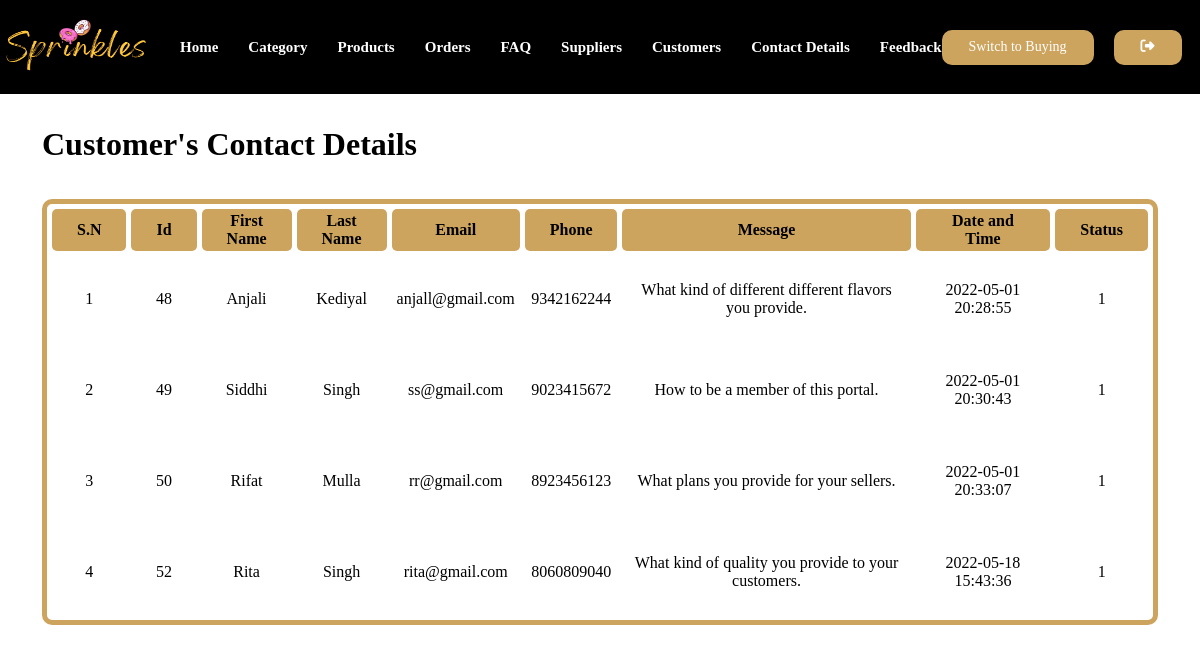
Screenshot of /admin/contact-details.php (signed in) with the database file from the repository.
### tables this page shows
CREATE TABLE `contact_us` (
  `id` int(11) NOT NULL,
  `first_name` varchar(50) NOT NULL,
  `last_name` varchar(50) NOT NULL,
  `email` varchar(200) NOT NULL,
  `phone` varchar(11) NOT NULL,
  `message` text NOT NULL,
  `datetime` datetime NOT NULL DEFAULT current_timestamp(),
  `status` int(11) NOT NULL DEFAULT 1
);

### admin/contact-details.php (the view)
<?php include('partials/menuu.php');?>
<div class="main-content">
    <div class="wrapper">
        <h1>Customer's Contact Details</h1><br><br>
    <table  cellspacing="5px" >
        <thead>
        <tr>
            <th>S.N</th>
            <th>Id</th>
            <th>First <br> Name</th>
            <th>Last <br> Name</th>
            <th>Email</th>
            <th>Phone</th>
            <th>Message</th>
            <th>Date and Time</th>
            <th>Status</th>
        </tr>
        </thead>
            <?php
                $sql = "SELECT * FROM contact_us";
                $res = mysqli_query($conn,$sql);
                $count = mysqli_num_rows($res);
                $sn = 1;
                if($count>0)
                {
                    while($row=mysqli_fetch_assoc($res))
                    {
                        $id = $row['id'];
                        $first_name = $row['first_name'];
                        $last_name = $row['last_name'];
                        $email = $row['email'];
                        $phone = $row['phone'];
                        $message = $row['message'];
                        $datetime = $row['datetime'];
                        $status = $row['status']
                        ?>
                    <tr>
                        <td><?php echo $sn++; ?></td>
                        <td><?php echo $id; ?></td>
                        <td><?php echo $first_name; ?></td>
                        <td><?php echo $last_name; ?></td>
                        <td><?php echo $email; ?></td>
                        <td><?php echo $phone; ?></td>
                        <td><?php echo $message; ?></td>
                        <td><?php echo $datetime; ?></td>
                        <td><?php echo $status; ?></td>
                    </tr>
                        <?php
                    }
                }
            ?>
        </table>
    </div>
</div>

### assets/css/admins.css (style rules this page uses)
:root { --heading1: 'Permanent Marker', cursive; --heading2: 'Barlow', sans-serif; --para: 'Roboto', sans-serif; --yellow: #cda45e; --brown: #151515; --black: #000; --white: #fff; --lightwhite: #d1d5db; }
* { padding: 0px; margin: 0px; box-sizing: border-box; }
.wrapper { padding: 1%; width: 95%; margin: 0 auto; }
table { border: 5px solid var(--yellow); border-radius: 10px; width: 100%; }
table thead tr th { margin: 0px ; border-radius: 5px; background: var(--yellow); padding: 3px 25px; text-align: center; }
table tr td { text-align: center; padding: 25px 5px; }
.main-content { padding: 20px 0; }

### rows the page displays
contact_us: id "48", first_name "Anjali", last_name "Kediyal", email "anjall@gmail.com", phone "9342162244", message "What kind of different different flavors you provide.", datetime "2022-05-01 20:28:55", status "1"
contact_us: id "49", first_name "Siddhi", last_name "Singh", email "ss@gmail.com", phone "9023415672", message "How to be a member of this portal.", datetime "2022-05-01 20:30:43", status "1"
contact_us: id "50", first_name "Rifat", last_name "Mulla", email "rr@gmail.com", phone "8923456123", message "What plans you provide for your sellers.", datetime "2022-05-01 20:33:07", status "1"
contact_us: id "52", first_name "Rita", last_name "Singh", email "rita@gmail.com", phone "8060809040", message "What kind of quality you provide to your customers.", datetime "2022-05-18 15:43:36", status "1"
